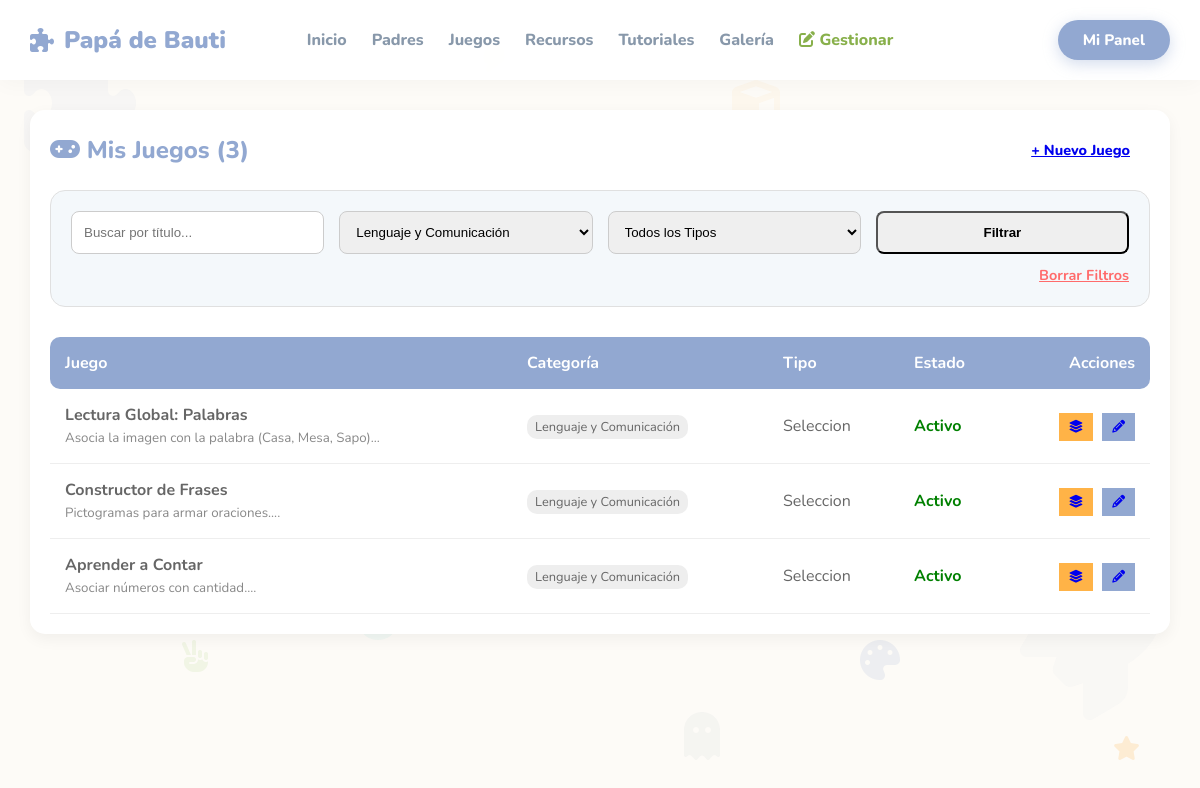
The page /listar_juegos.php?cat=1 (signed in) on the database as committed earlier.
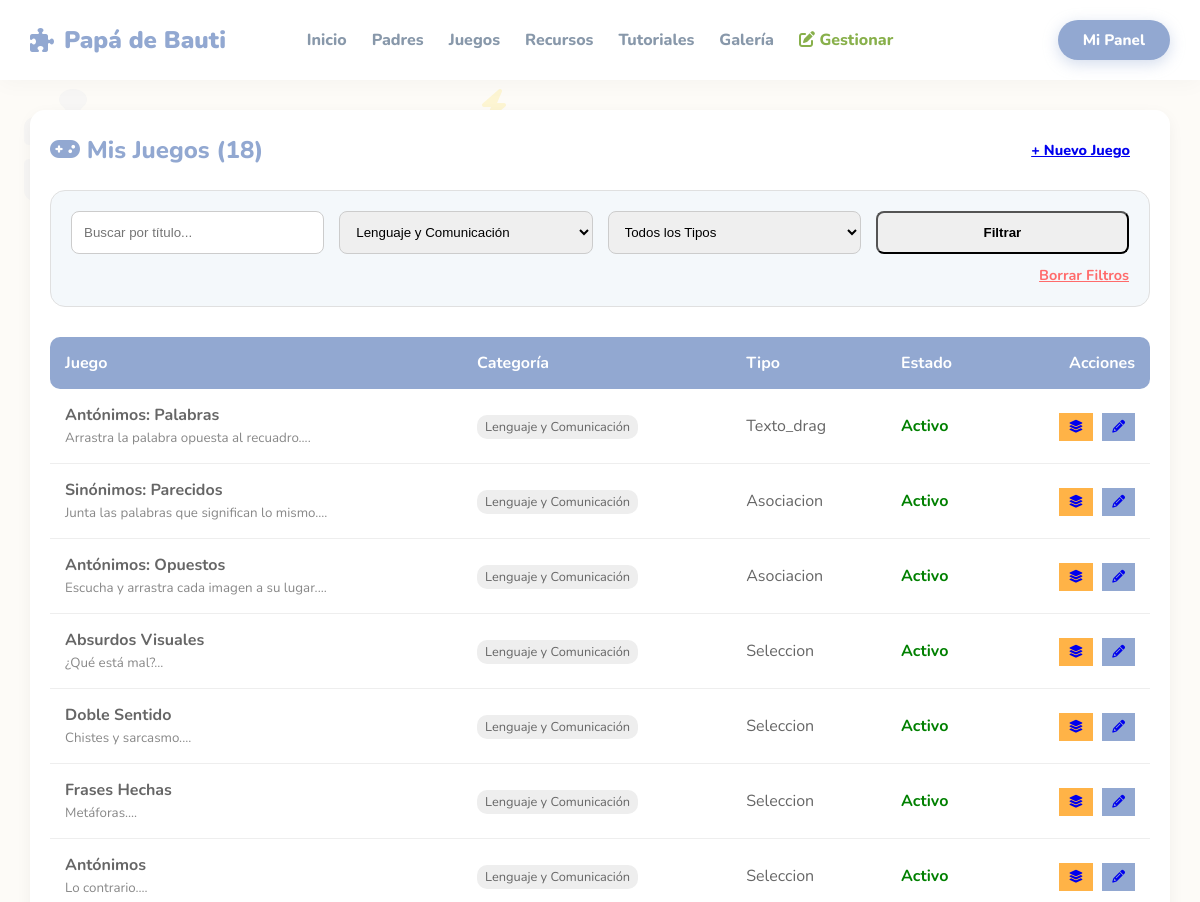
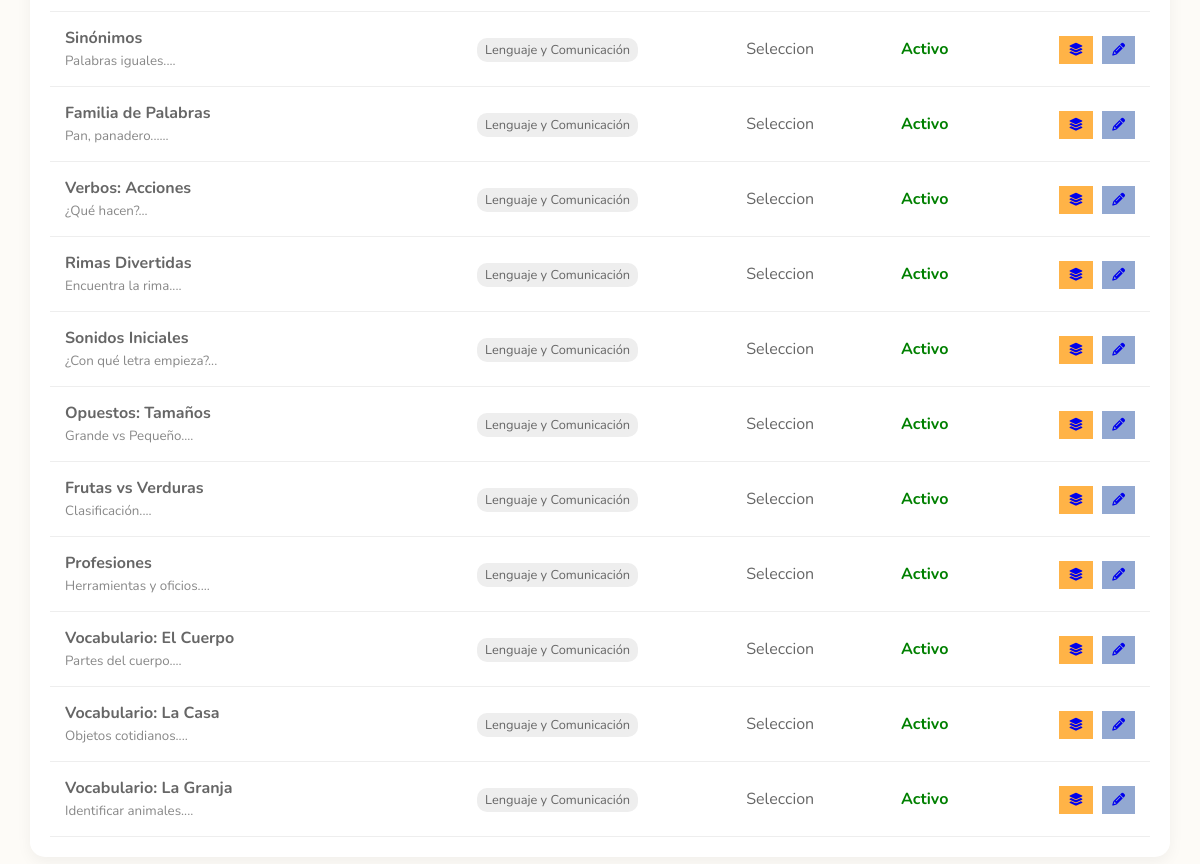
The same page on the database as committed later (2 pictures, top to bottom).
### tables this page shows
CREATE TABLE `juegos` (
  `id` int(11) NOT NULL,
  `titulo` varchar(100) NOT NULL,
  `descripcion` text DEFAULT NULL,
  `id_categoria` int(11) NOT NULL,
  `id_motor` int(11) NOT NULL,
  `imagen_portada` varchar(100) DEFAULT 'default.jpg',
  `configuracion` text DEFAULT NULL,
  `activo` tinyint(1) DEFAULT 1,
  `tipo_juego` enum('seleccion','memoria','secuencia','pintura','asociacion','texto_drag') DEFAULT 'seleccion',
  `edad_min` int(11) DEFAULT 3,
  `edad_max` int(11) DEFAULT 99
);

CREATE TABLE `categorias_blog` (
  `id` int(11) NOT NULL,
  `nombre` varchar(100) NOT NULL
);

### listar_juegos.php (the view, shortened to what the changed rows need)
<?php
session_start(); require '../includes/db_connect.php';
$where = "WHERE 1=1";
$cat_filter = isset($_GET['cat']) ? intval($_GET['cat']) : 0;
if($cat_filter > 0) $where .= " AND id_categoria = $cat_filter";
$sql = "SELECT j.*, c.nombre as cat_nombre
        FROM juegos j
        LEFT JOIN categorias_blog c ON j.id_categoria = c.id
        $where
        ORDER BY j.id DESC";
$result = $conn->query($sql);
?>
<!DOCTYPE html><html><head><title>Listar Juegos</title></head><body>
<?php include '../includes/header.php'; ?>
<div style="max-width:1100px; margin:30px auto; padding:20px; background:white; border-radius:15px; box-shadow:0 5px 15px rgba(0,0,0,0.05);">
    <div style="display:flex; justify-content:space-between; align-items:center; margin-bottom:20px; flex-wrap:wrap; gap:10px;">
        <h2 style="color:var(--color-primario); margin:0;"><i class="fa-solid fa-gamepad"></i> Mis Juegos (<?php echo $result->num_rows; ?>)</h2>
        <a href="editar_juego.php" class="btn-grande" style="padding:10px 20px; font-size:0.9rem;">+ Nuevo Juego</a>
    </div>
    <div style="overflow-x:auto;">
        <table style="width:100%; border-collapse:collapse;">
            <tr style="background:var(--color-primario); color:white; text-align:left;">
                <th style="padding:15px; border-radius:10px 0 0 10px;">Juego</th>
                <th style="padding:15px;">Categoría</th>
                <th style="padding:15px;">Tipo</th>
                <th style="padding:15px;">Estado</th>
                <th style="padding:15px; text-align:right; border-radius:0 10px 10px 0;">Acciones</th>
            </tr>
            <?php if($result->num_rows > 0): while($row = $result->fetch_assoc()): ?>
            <tr style="border-bottom:1px solid #eee;">
                <td style="padding:15px;">
                    <strong><?php echo $row['titulo']; ?></strong>
                    <br><small style="color:#888;"><?php echo substr($row['descripcion'],0,50); ?>...</small>
                </td>
                <td style="padding:15px;"><span style="background:#eee; padding:3px 8px; border-radius:10px; font-size:0.8rem;"><?php echo $row['cat_nombre']; ?></span></td>
                <td style="padding:15px; text-transform:capitalize;"><?php echo $row['tipo_juego']; ?></td>
                <td style="padding:15px;">
                    <?php echo ($row['activo']) ? '<span style="color:green; font-weight:bold;">Activo</span>' : '<span style="color:red;">Oculto</span>'; ?>
                </td>
                <td style="padding:15px; text-align:right;">
                    <a href="gestionar_contenido.php?id_juego=<?php echo $row['id']; ?>" class="btn-grande" style="background:#FFB347; padding:5px 10px; font-size:0.8rem; margin-right:5px;" title="Cargar Contenido"><i class="fa-solid fa-layer-group"></i></a>
                    <a href="editar_juego.php?id=<?php echo $row['id']; ?>" class="btn-grande" style="background:#92A8D1; padding:5px 10px; font-size:0.8rem;" title="Editar Config"><i class="fa-solid fa-pencil"></i></a>
                </td>
            </tr>
            <?php endwhile; else: ?>
                <tr><td colspan="5" style="padding:30px; text-align:center;">No se encontraron juegos.</td></tr>
            <?php endif; ?>
        </table>
    </div>
</div>
</body></html>

### header.php (shortened to what the changed rows need)
<?php
$base_path = "./";
?>
<!DOCTYPE html>
<html lang="es">
<head>
    <link rel="stylesheet" href="<?php echo $base_path; ?>assets/css/estilos.css?v=<?php echo time(); ?>">
    <link rel="stylesheet" href="https://cdnjs.cloudflare.com/ajax/libs/font-awesome/6.4.0/css/all.min.css">
</head>
<body>
<div style="position: fixed; top: 0; left: 0; width: 100%; height: 100%; overflow: hidden; pointer-events: none; z-index: -1;">
    <i class="fa-solid fa-puzzle-piece" style="position: absolute; top: 5%; left: 2%; font-size: 7rem; color: #92A8D1; opacity: 0.06; animation: float 12s infinite;"></i>
    <i class="fa-solid fa-rocket" style="position: absolute; bottom: 10%; right: 3%; font-size: 9rem; color: #92A8D1; opacity: 0.04; animation: float 15s infinite 1s;"></i>
    <i class="fa-solid fa-cube" style="position: absolute; top: 10%; right: 35%; font-size: 3rem; color: #FFE0B2; opacity: 0.15; animation: float 9s infinite;"></i>
    <i class="fa-solid fa-ghost" style="position: absolute; bottom: 5%; right: 40%; font-size: 3rem; color: #B0BEC5; opacity: 0.1; animation: float 11s infinite;"></i>
    <i class="fa-solid fa-hand-peace" style="position: absolute; top: 80%; left: 15%; font-size: 2rem; color: #AED581; opacity: 0.15; animation: float 6s infinite 1.5s;"></i>
    <i class="fa-solid fa-bolt" style="position: absolute; top: 5%; left: 40%; font-size: 2rem; color: #FFD700; opacity: 0.15; animation: float 5s infinite 1s;"></i>
    <i class="fa-solid fa-palette" style="position: absolute; bottom: 15%; right: 25%; font-size: 2.5rem; color: #92A8D1; opacity: 0.15; animation: float 8s infinite;"></i>
    <i class="fa-solid fa-star" style="position: absolute; bottom: 5%; right: 5%; font-size: 1.5rem; color: #FFB347; opacity: 0.2; animation: float 5s infinite 3s;"></i>
</div>
</body>
</html>

Rows that differ between the two databases and show on the page:
added juegos: titulo "Antónimos: Palabras", descripcion "Arrastra la palabra opuesta al recuadro.", categorias_blog.nombre "Lenguaje y Comunicación", tipo_juego "Texto_drag", activo "Activo"
added juegos: titulo "Sinónimos: Parecidos", descripcion "Junta las palabras que significan lo mismo.", categorias_blog.nombre "Lenguaje y Comunicación", tipo_juego "Asociacion", activo "Activo"
added juegos: titulo "Antónimos: Opuestos", descripcion "Escucha y arrastra cada imagen a su lugar.", categorias_blog.nombre "Lenguaje y Comunicación", tipo_juego "Asociacion", activo "Activo"
added juegos: titulo "Absurdos Visuales", descripcion "¿Qué está mal?", categorias_blog.nombre "Lenguaje y Comunicación", tipo_juego "Seleccion", activo "Activo"
added juegos: titulo "Doble Sentido", descripcion "Chistes y sarcasmo.", categorias_blog.nombre "Lenguaje y Comunicación", tipo_juego "Seleccion", activo "Activo"
now on this page (row edited): juegos: titulo "Frases Hechas", descripcion "Metáforas.", categorias_blog.nombre "Lenguaje y Comunicación", tipo_juego "Seleccion", activo "Activo"
now on this page (row edited): juegos: titulo "Antónimos", descripcion "Lo contrario.", categorias_blog.nombre "Lenguaje y Comunicación", tipo_juego "Seleccion", activo "Activo"
now on this page (row edited): juegos: titulo "Sinónimos", descripcion "Palabras iguales.", categorias_blog.nombre "Lenguaje y Comunicación", tipo_juego "Seleccion", activo "Activo"
now on this page (row edited): juegos: titulo "Familia de Palabras", descripcion "Pan, panadero...", categorias_blog.nombre "Lenguaje y Comunicación", tipo_juego "Seleccion", activo "Activo"
changed juegos: titulo "Lectura Global: Palabras" → "Verbos: Acciones"; descripcion "Asocia la imagen con la palabra (Casa, Mesa, Sapo)" → "¿Qué hacen?"
changed juegos: titulo "Constructor de Frases" → "Rimas Divertidas"; descripcion "Pictogramas para armar oraciones." → "Encuentra la rima."
now on this page (row edited): juegos: titulo "Sonidos Iniciales", descripcion "¿Con qué letra empieza?", categorias_blog.nombre "Lenguaje y Comunicación", tipo_juego "Seleccion", activo "Activo"
now on this page (row edited): juegos: titulo "Opuestos: Tamaños", descripcion "Grande vs Pequeño.", categorias_blog.nombre "Lenguaje y Comunicación", tipo_juego "Seleccion", activo "Activo"
now on this page (row edited): juegos: titulo "Frutas vs Verduras", descripcion "Clasificación.", categorias_blog.nombre "Lenguaje y Comunicación", tipo_juego "Seleccion", activo "Activo"
now on this page (row edited): juegos: titulo "Profesiones", descripcion "Herramientas y oficios.", categorias_blog.nombre "Lenguaje y Comunicación", tipo_juego "Seleccion", activo "Activo"
now on this page (row edited): juegos: titulo "Vocabulario: El Cuerpo", descripcion "Partes del cuerpo.", categorias_blog.nombre "Lenguaje y Comunicación", tipo_juego "Seleccion", activo "Activo"
now on this page (row edited): juegos: titulo "Vocabulario: La Casa", descripcion "Objetos cotidianos.", categorias_blog.nombre "Lenguaje y Comunicación", tipo_juego "Seleccion", activo "Activo"
changed juegos: titulo "Aprender a Contar" → "Vocabulario: La Granja"; descripcion "Asociar números con cantidad." → "Identificar animales."
Other text that changed with them:
$result->num_rows: "3" → "18"
